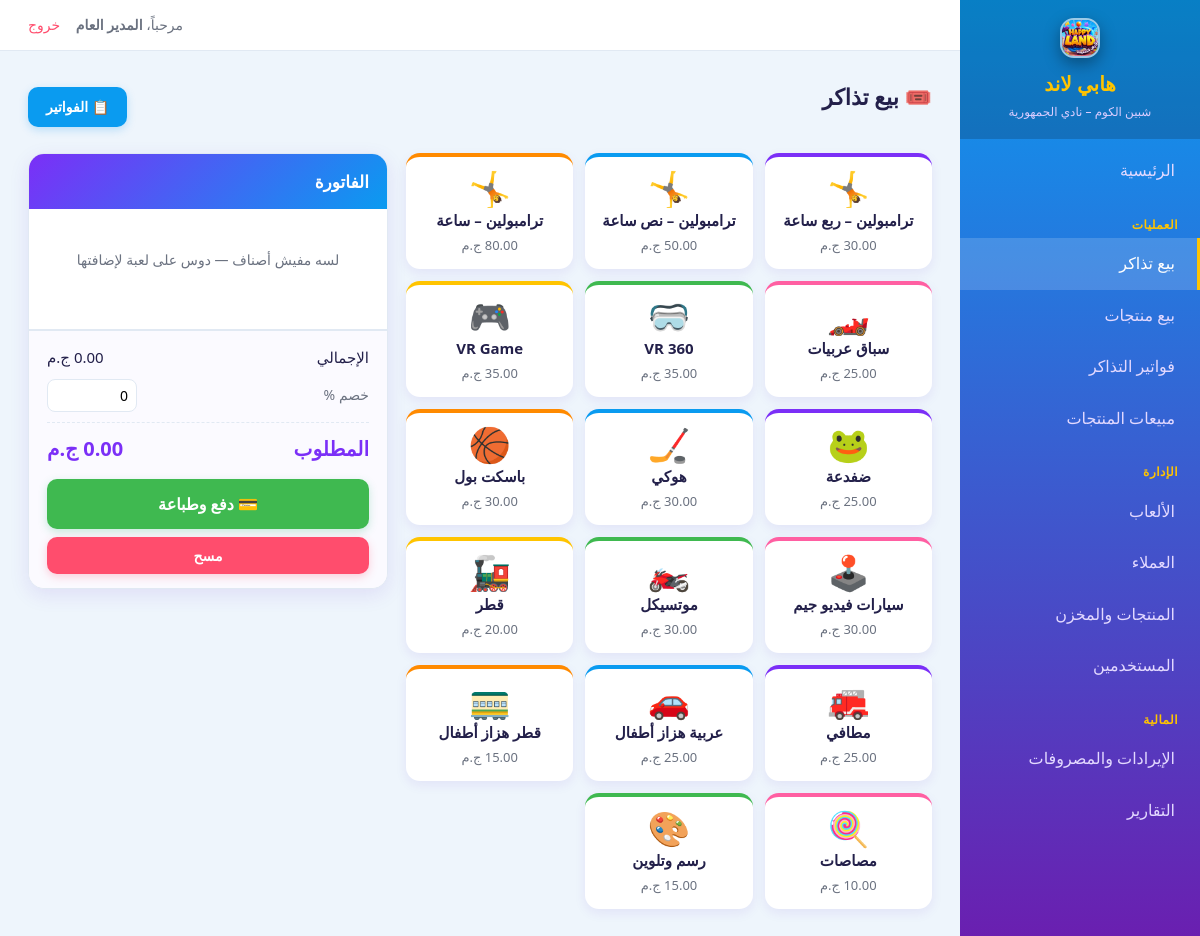
/tickets/pos.php (signed in), run on the app's committed database.
### tables this page shows
CREATE TABLE game (
    id    INT AUTO_INCREMENT PRIMARY KEY,
    name  VARCHAR(100) NOT NULL,
    price DECIMAL(10,2) NOT NULL,
    icon  VARCHAR(16) NOT NULL DEFAULT '🎮'
);

### includes/functions.php (called while the page is built, shortened)
<?php
function e($str) {
    return htmlspecialchars($str ?? '', ENT_QUOTES, 'UTF-8');
}
function base_url($path = '') {
    $dir = str_replace('\\', '/', dirname($_SERVER['SCRIPT_NAME']));
    $segments = ['games','tickets','clients','shop','financials','reports','users'];
    foreach ($segments as $seg) {
        if (preg_match('#/' . $seg . '$#', $dir)) {
            $dir = preg_replace('#/' . $seg . '$#', '', $dir);
            break;
        }
    }
    $dir = rtrim($dir, '/');
    return $dir . '/' . ltrim($path, '/');
}
function money($n) {
    return number_format((float)$n, 2) . ' ج.م';
}

### tickets/pos.php (the view, shortened to what this page needs)
<?php
require_once __DIR__ . '/../includes/header.php';
$games = $pdo->query('SELECT * FROM game ORDER BY id')->fetchAll();
$editId = (int)($_GET['edit'] ?? 0);
$editTicket = null;
?>
<div class="toolbar">
    <h1 class="page-title">🎟️ <?= $editId ? ('تعديل التذكرة ' . e(ticket_no($editId))) : 'بيع تذاكر' ?></h1>
    <a class="btn btn-secondary" href="<?= e(base_url('tickets/index.php')) ?>">📋 الفواتير</a>
</div>
<?php if (!$games): ?>
    <div class="alert alert-danger">لا توجد ألعاب. أضف لعبة أولاً من صفحة الألعاب.</div>
<?php else: ?>
<div class="pos">
    <div class="pos-products">
        <?php foreach ($games as $g): ?>
            <button type="button" class="prod"
                    data-id="<?= $g['id'] ?>"
                    data-name="<?= e($g['name']) ?>"
                    data-price="<?= $g['price'] ?>"
                    onclick="addItem(this)">
                <span class="prod-icon"><?= e($g['icon'] ?? '🎮') ?></span>
                <span class="prod-name"><?= e($g['name']) ?></span>
                <span class="prod-price"><?= money($g['price']) ?></span>
            </button>
        <?php endforeach; ?>
    </div>
    <aside class="pos-cart">
        <div class="cart-head">الفاتورة</div>
        <div id="cartItems" class="cart-items">
        </div>
        <div class="cart-foot">
            <div class="cart-row"><span>الإجمالي</span><span id="subTotal">0.00 ج.م</span></div>
            <div class="cart-row cart-discount">
                <label for="discount">خصم %</label>
                <input type="number" id="discount" value="<?= $editTicket ? rtrim(rtrim($editTicket['discount'],'0'),'.') : '0' ?>"
                       min="0" max="100" step="0.01" oninput="renderCart()">
            </div>
            <div class="cart-row cart-grand"><span>المطلوب</span><span id="grandTotal">0.00 ج.م</span></div>
            <form method="post" id="payForm" onsubmit="return prepareSubmit()">
                <button type="submit" class="btn btn-success btn-pay">💳 دفع وطباعة</button>
                <button type="button" class="btn btn-danger btn-clear" onclick="clearCart()">مسح</button>
            </form>
        </div>
    </aside>
</div>
<?php endif; ?>
<?php require_once __DIR__ . '/../includes/footer.php'; ?>

### assets/style.css (style rules this page uses)
:root { --primary: #7b2ff7; --primary-dark: #5f1fc4; --sky: #0a9bf0; --accent: #ff8a00; --accent-2: #ffc400; --pink: #ff5fa2; --bg: #eef5fc; --card: #ffffff; --text: #23204a; --muted: #6b7280; --border: #e1e9f3; --success: #3fb950; --danger: #ff4d6d; --warning: #ff9f1c; }
* { box-sizing: border-box; margin: 0; padding: 0; }
body { font-family: 'Segoe UI', Tahoma, sans-serif; background: var(--bg); color: var(--text); direction: rtl; line-height: 1.6; }
a { text-decoration: none; color: inherit; }
.page-title { font-size: 22px; margin-bottom: 20px; }
.btn { display: inline-block; padding: 9px 18px; border-radius: 10px; border: none; background: var(--primary); color: #fff; cursor: pointer; font-size: 14px; font-family: inherit; font-weight: bold; box-shadow: 0 3px 8px rgba(123,47,247,.25); transition: .15s; }
.btn-danger { background: var(--danger); box-shadow: 0 3px 8px rgba(255,77,109,.25); }
.btn-secondary { background: var(--sky); box-shadow: 0 3px 8px rgba(30,155,240,.25); }
.btn-success { background: var(--success); box-shadow: 0 3px 8px rgba(43,182,115,.25); }
label { display: block; margin-bottom: 6px; font-size: 14px; color: var(--muted); }
input, select, textarea { width: 100%; padding: 10px 12px; border: 1px solid var(--border); border-radius: 8px; font-family: inherit; font-size: 14px; background: #fff; }
.toolbar { display: flex; justify-content: space-between; align-items: center; margin-bottom: 18px; }
.pos { display: grid; grid-template-columns: 1fr 360px; gap: 18px; align-items: start; }
.pos-products { display: grid; grid-template-columns: repeat(auto-fill, minmax(140px, 1fr)); gap: 12px; }
.prod { display: flex; flex-direction: column; justify-content: center; align-items: center; gap: 6px; min-height: 116px; padding: 14px 10px; border: none; border-radius: 14px; cursor: pointer; background: #fff; color: var(--text); box-shadow: 0 4px 12px rgba(91,31,192,.08); border-top: 4px solid var(--primary); font-family: inherit; transition: .12s; text-align: center; }
.prod:nth-child(6n+1) { border-top-color:var(--primary) }
.prod:nth-child(6n+2) { border-top-color:var(--sky) }
.prod:nth-child(6n+3) { border-top-color:var(--accent) }
.prod:nth-child(6n+4) { border-top-color:var(--pink) }
.prod:nth-child(6n+5) { border-top-color:var(--success) }
.prod:nth-child(6n+6) { border-top-color:var(--accent-2) }
.prod-icon { font-size: 34px; line-height: 1; }
.prod-name { font-weight: bold; font-size: 15px; line-height: 1.3; }
.prod-price { font-size: 13px; color: var(--muted); }
.pos-cart { position: sticky; top: 16px; background: #fff; border: 1px solid var(--border); border-radius: 16px; display: flex; flex-direction: column; overflow: hidden; box-shadow: 0 6px 20px rgba(91,31,192,.10); }
.cart-head { background: linear-gradient(135deg, var(--primary), var(--sky)); color: #fff; padding: 14px 18px; font-weight: bold; font-size: 17px; }
.cart-items { padding: 10px 14px; max-height: 50vh; overflow-y: auto; min-height: 120px; }
.cart-foot { padding: 14px 18px; border-top: 2px solid var(--border); background: #fbfaff; }
.cart-row { display: flex; justify-content: space-between; align-items: center; margin-bottom: 10px; font-size: 15px; }
.cart-discount label { margin: 0; }
.cart-discount input { width: 90px; padding: 6px 8px; }
.cart-grand { font-size: 20px; font-weight: bold; color: var(--primary); border-top: 1px dashed var(--border); padding-top: 10px; }
.btn-pay { width: 100%; padding: 14px; font-size: 16px; margin-top: 4px; }
.btn-clear { width: 100%; margin-top: 8px; }

### data on the page
game: icon "🤸", name "ترامبولين – ربع ساعة", price "30.00 ج.م"
game: icon "🤸", name "ترامبولين – نص ساعة", price "50.00 ج.م"
game: icon "🤸", name "ترامبولين – ساعة", price "80.00 ج.م"
game: icon "🏎️", name "سباق عربيات", price "25.00 ج.م"
game: icon "🥽", name "VR 360", price "35.00 ج.م"
game: icon "🎮", name "VR Game", price "35.00 ج.م"
game: icon "🐸", name "ضفدعة", price "25.00 ج.م"
game: icon "🏒", name "هوكي", price "30.00 ج.م"
game: icon "🏀", name "باسكت بول", price "30.00 ج.م"
game: icon "🕹️", name "سيارات فيديو جيم", price "30.00 ج.م"
game: icon "🏍️", name "موتسيكل", price "30.00 ج.م"
game: icon "🚂", name "قطر", price "20.00 ج.م"
game: icon "🚒", name "مطافي", price "25.00 ج.م"
game: icon "🚗", name "عربية هزاز أطفال", price "25.00 ج.م"
game: icon "🚃", name "قطر هزاز أطفال", price "15.00 ج.م"
game: icon "🍭", name "مصاصات", price "10.00 ج.م"
game: icon "🎨", name "رسم وتلوين", price "15.00 ج.م"

### other printed values
APP_NAME "هابي لاند"
APP_TAGLINE "شبين الكوم – نادي الجمهورية"
$label "الرئيسية بيع تذاكر بيع منتجات فواتير التذاكر مبيعات المنتجات الألعاب العملاء المنتجات والمخزن المستخدمين الإيرادات والمصروفات التقارير"
$u['name'] ?: $u['username'] "المدير العام"
